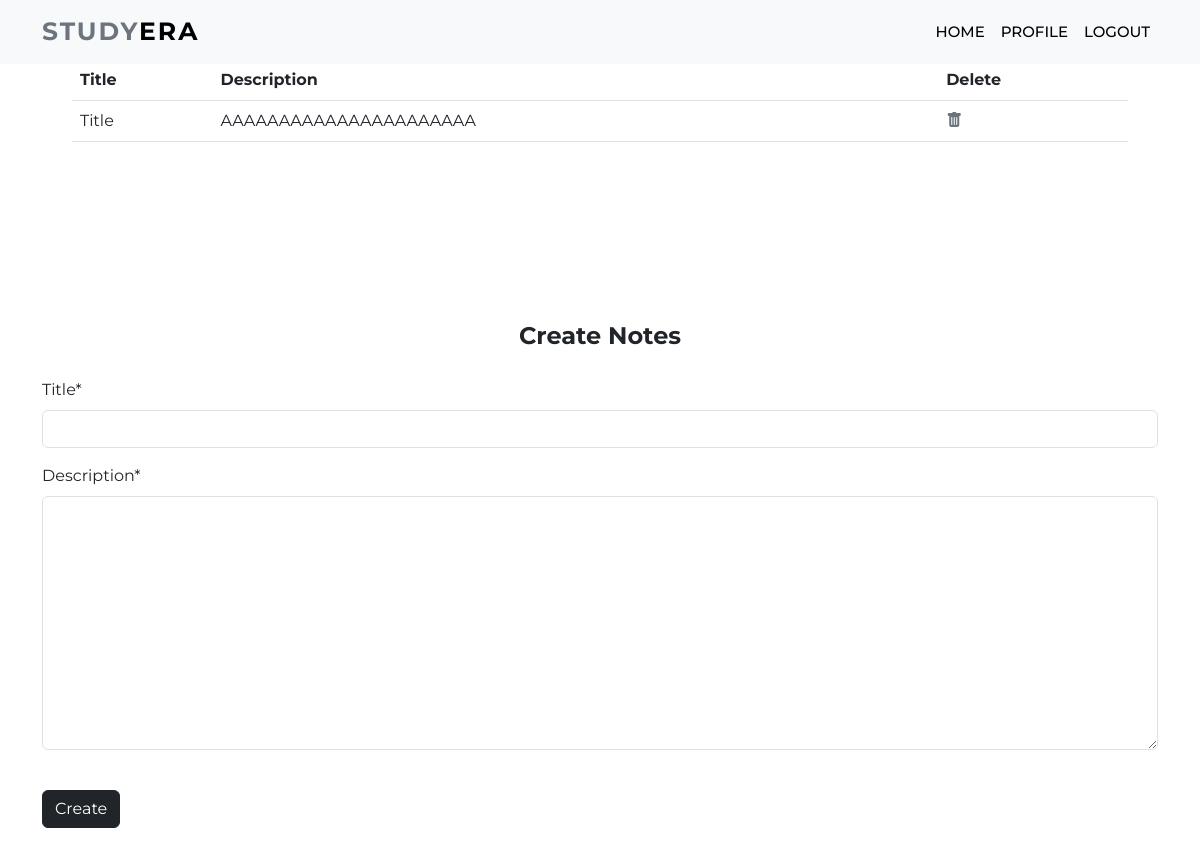
Before: /notes (signed in) with the older database file.
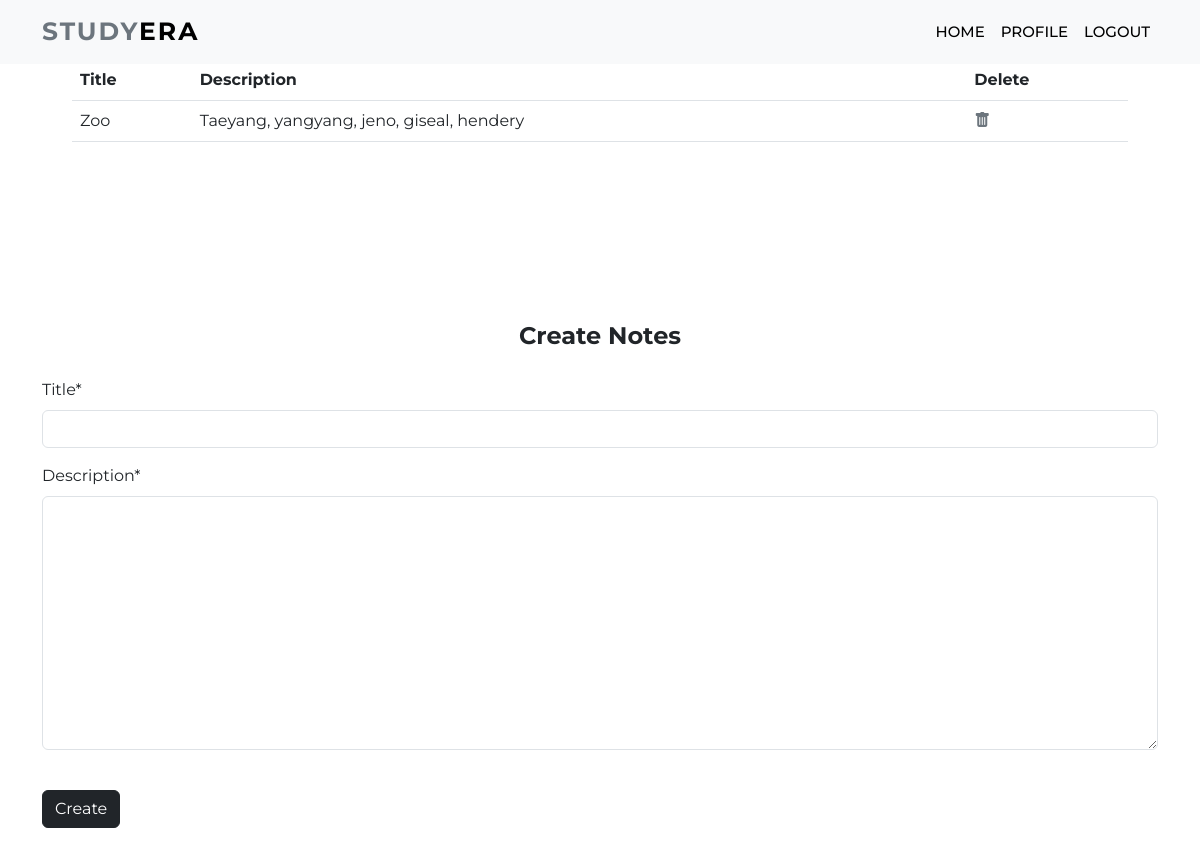
After: the same page with the newer database file.
### dashboard/models.py (models this page shows, shortened)
class Notes(models.Model):
    user = models.ForeignKey(User, on_delete=models.CASCADE)
    title = models.CharField(max_length=200)
    description = models.TextField()
    class Meta:
        verbose_name = "notes"
        verbose_name_plural = "notes"

### dashboard/views.py (the view)
# urls.py: path('notes',views.notes,name="notes"),
def notes(request):
    if request.method == "POST":
        form= NotesForm(request.POST)
        if form.is_valid():
            notes = Notes(user=request.user,title=request.POST['title'],description=request.POST['description'])
            notes.save()
    else:
        form = NotesForm()
    notes = Notes.objects.filter(user=request.user)
    context = {'notes':notes,'form':form}
    return render(request,'dashboard/notes.html',context)

### dashboard/forms.py
class NotesForm(forms.ModelForm):
    class Meta:
        model = Notes
        fields = ['title','description']

### dashboard/templates/dashboard/notes.html (shortened to what this page needs)
{% extends 'dashboard/home.html' %}
{% load static %}
{% load crispy_forms_tags %}
{% block content %}
<nav class="navbar navbar-expand-lg navbar-light bg-light fixed-top">
    <div class="container">
        <a class="navbar-brand" href="{% url 'home' %}"><span class="text-secondary">STUDY</span>ERA</a>
        <div class="collapse navbar-collapse" id="navbarSupportedContent">
            <ul class="navbar-nav ms-auto mb-2 mb-lg-0">
                <li class="nav-item">
                    <a class="nav-link" href="{% url 'home' %}">Home</a>
                </li>
                <li class="nav-item">
                    <a class="nav-link" href="{% url 'profile' %}">Profile</a>
                </li>
                <li class="nav-item">
                    <a class="nav-link" href="{% url 'homepage' %}">Logout</a>
                </li>
            </ul>
        </div>
    </div>
</nav>
<section style="padding: 5%">
    <div class="container">
        <table class="table">
            <thead>
                <tr>
                    <th scope="col">Title</th>
                    <th scope="col">Description</th>
                    <th scope="col">Delete</th>
                </tr>
            </thead>
            {% for note in notes %}
            <tbody>
              <tr>
                <td scope="col">{{note.title}}</td>
                <td scope="col">{{note.description|slice:"0:100"}}</td>
                <td scope="col"><a class="link-secondary" href="{% url 'delete-note' note.id %}">
                    <i class="bi bi-trash-fill"></i></a></td>
              </tr>
            </tbody>
            {% endfor %}
          </table>
    </div>
</section>
<section class="services section-padding" id="services">
    <div class="container">
        <form method="POST">
            <fieldset class="form-group">
                <legend class="mb-4 text-center"><strong>Create Notes</strong></legend>
            </fieldset>
            {{form|crispy}}
            <br><div class="form-group">
                <button href="" class="btn btn-dark text-center" type="submit">
                    Create
                </button>
            </div>
        </form>
        <div class="row m-0">
            <div class="col-md-12 p-0 pt-4 pb-4">
            </div>
        </div>
    </div>
</section>
{% endblock content %}

Changed rows visible on the page:
removed Notes: title "Title", description "AAAAAAAAAAAAAAAAAAAAAA"
added Notes: title "Zoo", description "Taeyang, yangyang, jeno, giseal, hendery"
